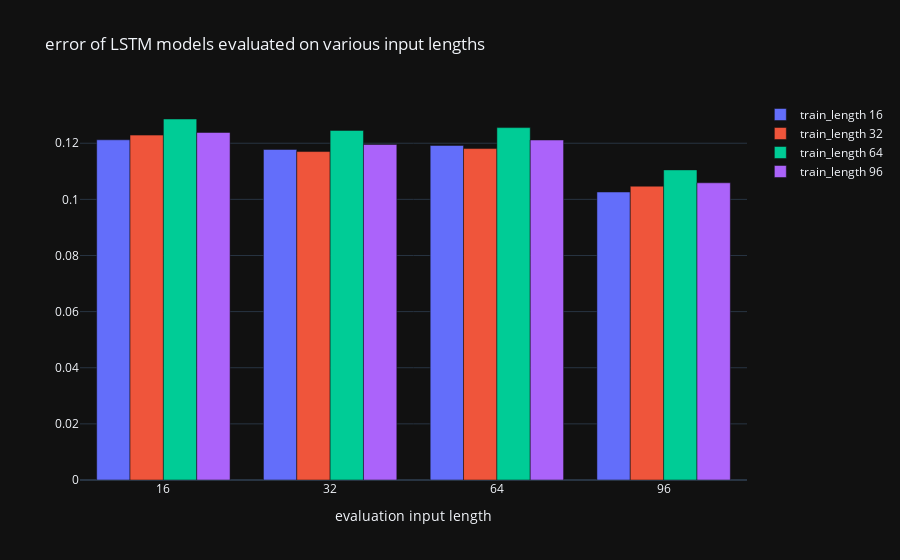

The cell this chart's notebook holds for it:
### Code cell
# %%script echo skipping

# evaluate the models trained on the different input lengths on each input length
lstm_eval_df = pl.DataFrame(
    {
        f"train_length {key}": [
            model.evaluate(kds[eval_length].valid, verbose=0)
            for eval_length in INPUT_LENGTHS
        ]
        for key, model in lstm_models.items()
    }
).insert_column(0, pl.Series("eval_length", [str(x) for x in INPUT_LENGTHS]))

# plot the result
fig = go.Figure()

for input_length in INPUT_LENGTHS:
    fig.add_trace(
        go.Bar(
            name=f"train_length {input_length}",
            x=lstm_eval_df["eval_length"],
            y=lstm_eval_df[f"train_length {input_length}"],
        )
    )

fig.update_layout(
    title="error of LSTM models evaluated on various input lengths",
    xaxis_title="evaluation input length",
)


fig.show()

### Figure 1 — Plotly figure (JSON) as saved in the notebook; plotly's stock layout.template omitted (floating-point values rounded to 4 significant figures)
{"data": [{"name": "train_length 16", "type": "bar", "x": ["16", "32", "64", "96"], "y": [0.1212, 0.1178, 0.1192, 0.1026]}, {"name": "train_length 32", "type": "bar", "x": ["16", "32", "64", "96"], "y": [0.1229, 0.117, 0.1181, 0.1047]}, {"name": "train_length 64", "type": "bar", "x": ["16", "32", "64", "96"], "y": [0.1286, 0.1246, 0.1256, 0.1105]}, {"name": "train_length 96", "type": "bar", "x": ["16", "32", "64", "96"], "y": [0.1238, 0.1196, 0.1212, 0.1059]}], "layout": {"title": {"text": "error of LSTM models evaluated on various input lengths"}, "xaxis": {"title": {"text": "evaluation input length"}}}}
